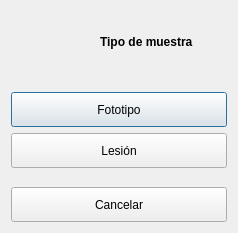
<?xml version="1.0" encoding="UTF-8"?>
<ui version="4.0">
 <class>dlgTipoMuestra</class>
 <widget class="QDialog" name="dlgTipoMuestra">
  <property name="geometry">
   <rect>
    <x>0</x>
    <y>0</y>
    <width>236</width>
    <height>233</height>
   </rect>
  </property>
  <property name="windowTitle">
   <string>Tipo de muestra</string>
  </property>
  <property name="windowIcon">
   <iconset resource="recursos.qrc">
    <normaloff>:/img/logo_icono_nuevo.ico</normaloff>:/img/logo_icono_nuevo.ico</iconset>
  </property>
  <layout class="QGridLayout" name="gridLayout">
   <item row="0" column="0">
    <layout class="QVBoxLayout" name="verticalLayout">
     <item>
      <layout class="QHBoxLayout" name="horizontalLayout">
       <item>
        <spacer name="horizontalSpacer_2">
         <property name="orientation">
          <enum>Qt::Horizontal</enum>
         </property>
         <property name="sizeHint" stdset="0">
          <size>
           <width>40</width>
           <height>20</height>
          </size>
         </property>
        </spacer>
       </item>
       <item>
        <widget class="QLabel" name="label">
         <property name="minimumSize">
          <size>
           <width>50</width>
           <height>50</height>
          </size>
         </property>
         <property name="maximumSize">
          <size>
           <width>50</width>
           <height>50</height>
          </size>
         </property>
         <property name="text">
          <string/>
         </property>
         <property name="pixmap">
          <pixmap resource="recursos.qrc">:/img/plus_muestra.png</pixmap>
         </property>
         <property name="scaledContents">
          <bool>true</bool>
         </property>
        </widget>
       </item>
       <item>
        <widget class="QLabel" name="label_2">
         <property name="font">
          <font>
           <weight>75</weight>
           <bold>true</bold>
          </font>
         </property>
         <property name="text">
          <string>Tipo de muestra</string>
         </property>
        </widget>
       </item>
       <item>
        <spacer name="horizontalSpacer">
         <property name="orientation">
          <enum>Qt::Horizontal</enum>
         </property>
         <property name="sizeHint" stdset="0">
          <size>
           <width>40</width>
           <height>20</height>
          </size>
         </property>
        </spacer>
       </item>
      </layout>
     </item>
     <item>
      <spacer name="verticalSpacer_2">
       <property name="orientation">
        <enum>Qt::Vertical</enum>
       </property>
       <property name="sizeType">
        <enum>QSizePolicy::Fixed</enum>
       </property>
       <property name="sizeHint" stdset="0">
        <size>
         <width>20</width>
         <height>13</height>
        </size>
       </property>
      </spacer>
     </item>
     <item>
      <widget class="QPushButton" name="btnFototipo">
       <property name="minimumSize">
        <size>
         <width>216</width>
         <height>35</height>
        </size>
       </property>
       <property name="maximumSize">
        <size>
         <width>216</width>
         <height>35</height>
        </size>
       </property>
       <property name="text">
        <string>Fototipo</string>
       </property>
       <property name="iconSize">
        <size>
         <width>25</width>
         <height>20</height>
        </size>
       </property>
      </widget>
     </item>
     <item>
      <widget class="QPushButton" name="btnLesion">
       <property name="minimumSize">
        <size>
         <width>216</width>
         <height>35</height>
        </size>
       </property>
       <property name="maximumSize">
        <size>
         <width>216</width>
         <height>35</height>
        </size>
       </property>
       <property name="text">
        <string>Lesión</string>
       </property>
       <property name="iconSize">
        <size>
         <width>25</width>
         <height>20</height>
        </size>
       </property>
      </widget>
     </item>
     <item>
      <spacer name="verticalSpacer">
       <property name="orientation">
        <enum>Qt::Vertical</enum>
       </property>
       <property name="sizeType">
        <enum>QSizePolicy::Fixed</enum>
       </property>
       <property name="sizeHint" stdset="0">
        <size>
         <width>20</width>
         <height>13</height>
        </size>
       </property>
      </spacer>
     </item>
     <item>
      <widget class="QPushButton" name="btnCancelar">
       <property name="minimumSize">
        <size>
         <width>216</width>
         <height>35</height>
        </size>
       </property>
       <property name="maximumSize">
        <size>
         <width>216</width>
         <height>35</height>
        </size>
       </property>
       <property name="text">
        <string>Cancelar</string>
       </property>
       <property name="iconSize">
        <size>
         <width>25</width>
         <height>20</height>
        </size>
       </property>
      </widget>
     </item>
    </layout>
   </item>
  </layout>
 </widget>
 <resources>
  <include location="recursos.qrc"/>
 </resources>
 <connections/>
</ui>
